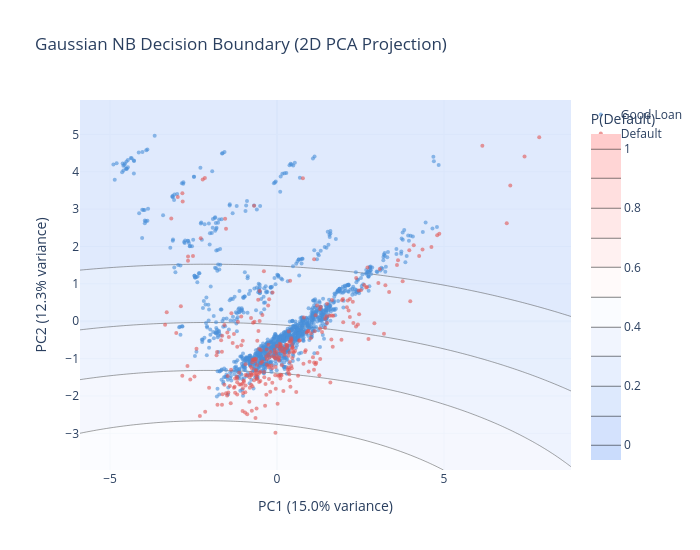

The notebook cell this image was saved under:
### Markdown cell above
---
## 8. Decision Boundary (2D PCA Projection)

### Code cell
pca = PCA(n_components=2, random_state=RANDOM_STATE)
X_train_2d = pca.fit_transform(X_train_t)
X_test_2d = pca.transform(X_test_t)

nb_2d = GaussianNB()
nb_2d.fit(X_train_2d, y_train)

h = 0.1
x_min, x_max = X_test_2d[:, 0].min() - 1, X_test_2d[:, 0].max() + 1
y_min, y_max = X_test_2d[:, 1].min() - 1, X_test_2d[:, 1].max() + 1
xx, yy = np.meshgrid(np.arange(x_min, x_max, h), np.arange(y_min, y_max, h))
Z = nb_2d.predict_proba(np.c_[xx.ravel(), yy.ravel()])[:, 1].reshape(xx.shape)

fig_db = go.Figure()
fig_db.add_trace(go.Contour(
    x=np.arange(x_min, x_max, h), y=np.arange(y_min, y_max, h), z=Z,
    colorscale=[[0, COLORS["ice"]], [0.5, COLORS["white"]], [1, "#ffcccc"]],
    contours=dict(start=0, end=1, size=0.1),
    showscale=True, colorbar=dict(title="P(Default)"), opacity=0.7,
))
for label, color, name in [(0, COLORS["accent"], "Good Loan"), (1, COLORS["red"], "Default")]:
    mask = y_test == label
    fig_db.add_trace(go.Scatter(
        x=X_test_2d[mask, 0], y=X_test_2d[mask, 1],
        mode="markers", name=name,
        marker=dict(color=color, size=4, opacity=0.6),
    ))

fig_db.update_layout(
    title="Gaussian NB Decision Boundary (2D PCA Projection)",
    xaxis_title=f"PC1 ({pca.explained_variance_ratio_[0]:.1%} variance)",
    yaxis_title=f"PC2 ({pca.explained_variance_ratio_[1]:.1%} variance)",
    height=550, width=700,
)
fig_db.show()
save_chart(fig_db, MODEL_SLUG, "decision_boundary_2d")

### Figure 1 — Plotly figure (JSON) as saved in the notebook; plotly's stock layout.template omitted (floating-point values rounded to 4 significant figures; data arrays with more than 128 entries replaced by an {"elided": "..."} marker saying what was removed)
{"data": [{"colorbar": {"title": {"text": "P(Default)"}}, "colorscale": [[0, "#CADCFC"], [0.5, "#ffffff"], [1, "#ffcccc"]], "contours": {"end": 1, "size": 0.1, "start": 0}, "opacity": 0.7, "showscale": true, "type": "contour", "x": {"elided": "148 float values"}, "y": [-3.981, -3.881, -3.781, -3.681, -3.581, -3.481, -3.381, -3.281, -3.181, -3.081, -2.981, -2.881, -2.781, -2.681, -2.581, -2.481, -2.381, -2.281, -2.181, -2.081, -1.981, -1.881, -1.781, -1.681, -1.581, -1.481, -1.381, -1.281, -1.181, -1.081, -0.9811, -0.8811, -0.7811, -0.6811, -0.5811, -0.4811, -0.3811, -0.2811, -0.1811, -0.08114, 0.01886, 0.1189, 0.2189, 0.3189, 0.4189, 0.5189, 0.6189, 0.7189, 0.8189, 0.9189, 1.019, 1.119, 1.219, 1.319, 1.419, 1.519, 1.619, 1.719, 1.819, 1.919, 2.019, 2.119, 2.219, 2.319, 2.419, 2.519, 2.619, 2.719, 2.819, 2.919, 3.019, 3.119, 3.219, 3.319, 3.419, 3.519, 3.619, 3.719, 3.819, 3.919, 4.019, 4.119, 4.219, 4.319, 4.419, 4.519, 4.619, 4.719, 4.819, 4.919, 5.019, 5.119, 5.219, 5.319, 5.419, 5.519, 5.619, 5.719, 5.819, 5.919], "z": {"elided": "100x148 float values"}}, {"marker": {"color": "#4A90D9", "opacity": 0.6, "size": 4}, "mode": "markers", "name": "Good Loan", "type": "scatter", "x": {"elided": "1193 float values"}, "y": {"elided": "1193 float values"}}, {"marker": {"color": "#E15554", "opacity": 0.6, "size": 4}, "mode": "markers", "name": "Default", "type": "scatter", "x": {"elided": "297 float values"}, "y": {"elided": "297 float values"}}], "layout": {"height": 550, "title": {"text": "Gaussian NB Decision Boundary (2D PCA Projection)"}, "width": 700, "xaxis": {"title": {"text": "PC1 (15.0% variance)"}}, "yaxis": {"title": {"text": "PC2 (12.3% variance)"}}}}
